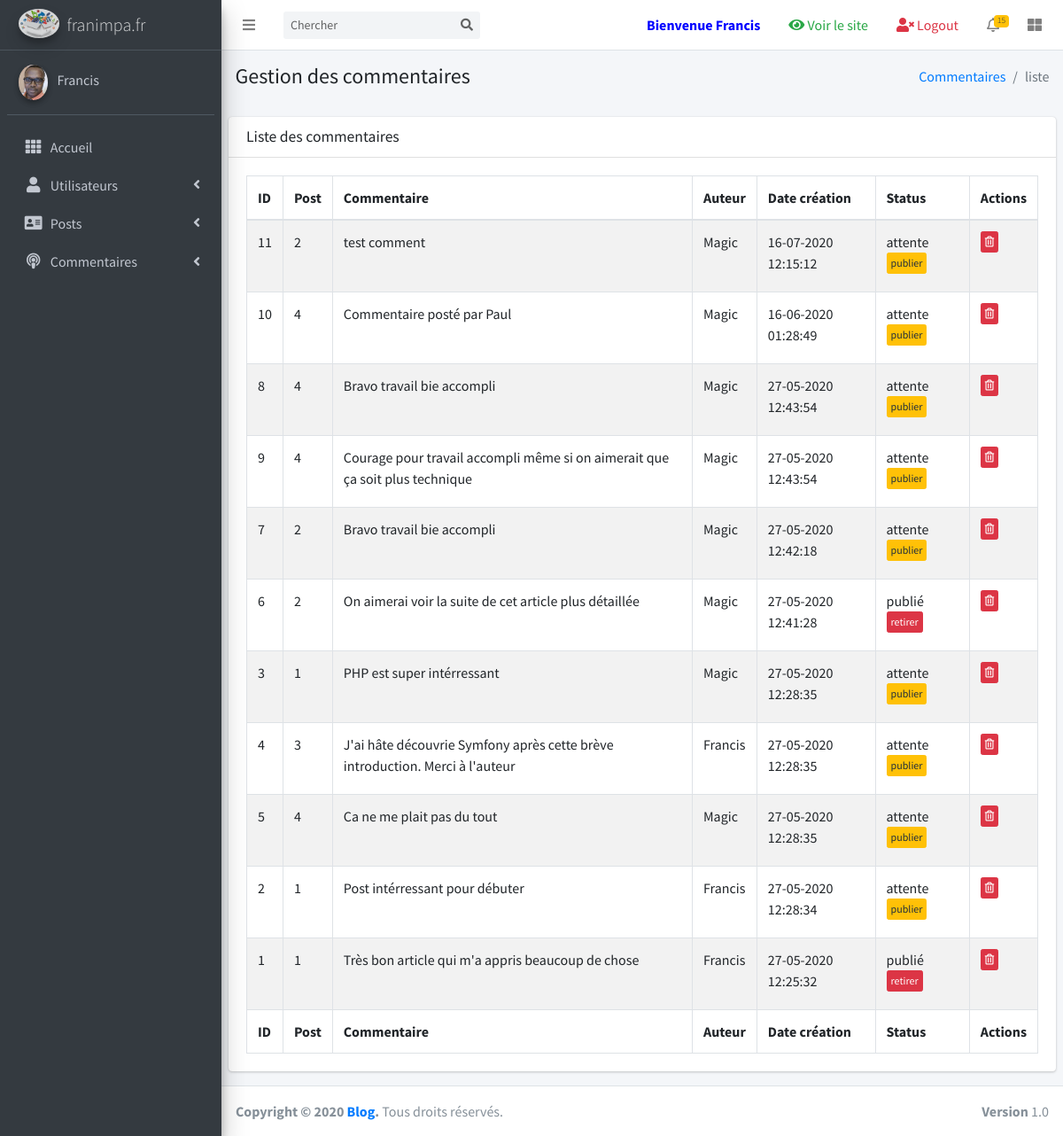
/comment/index (signed in), run on an earlier commit of the app's database.
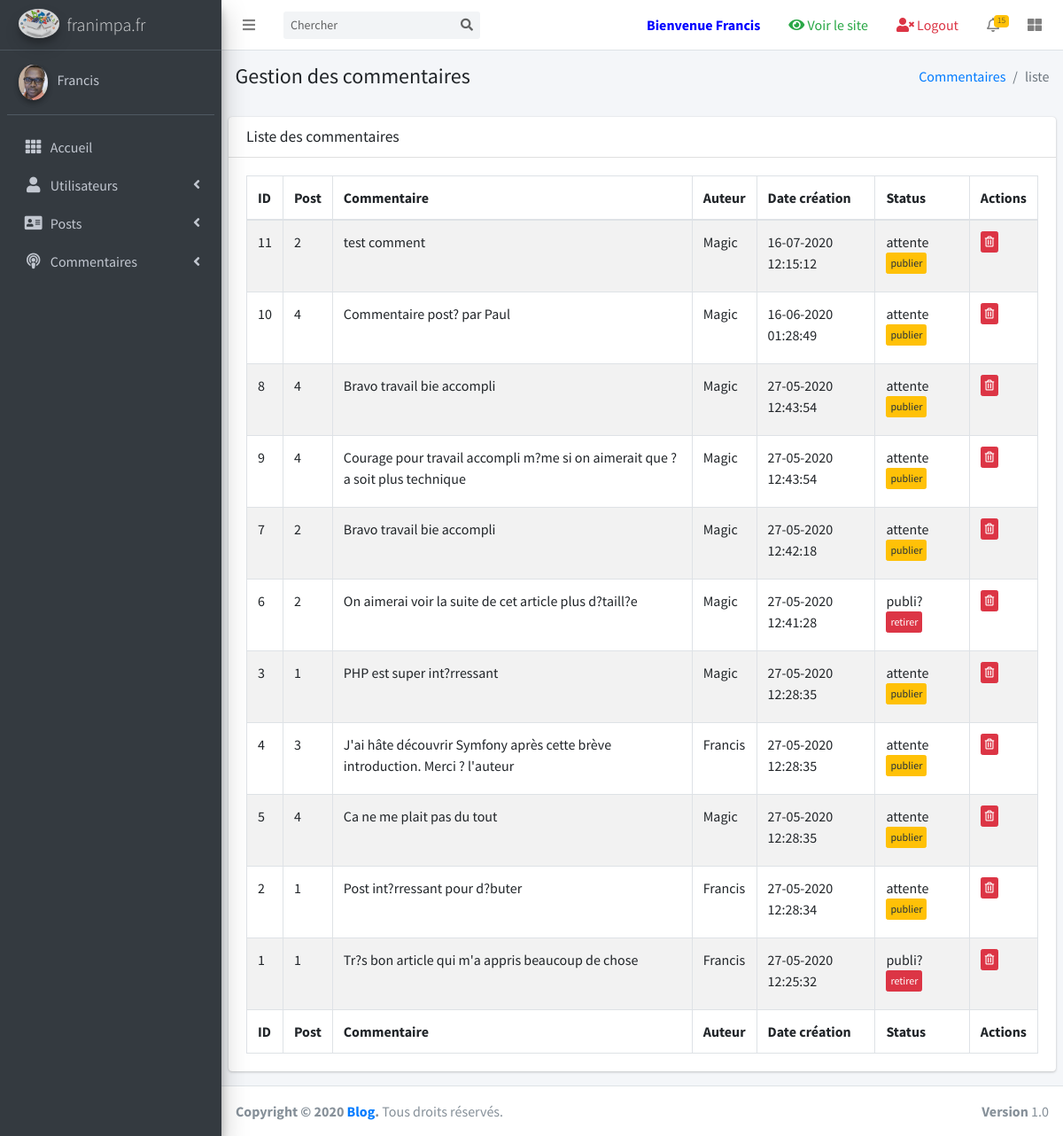
And on a later commit of the database.
### tables this page shows
CREATE TABLE `comments` (
  `id` int(11) NOT NULL,
  `postid` int(11) NOT NULL,
  `message` text NOT NULL,
  `authorId` int(11) NOT NULL,
  `createdAt` datetime NOT NULL DEFAULT CURRENT_TIMESTAMP,
  `status` varchar(50) NOT NULL DEFAULT 'attente'
);

CREATE TABLE `users` (
  `id` int(11) NOT NULL,
  `firstname` varchar(50) NOT NULL,
  `lastname` varchar(50) NOT NULL,
  `email` varchar(100) NOT NULL,
  `password` varchar(250) NOT NULL,
  `profile` varchar(20) NOT NULL DEFAULT 'standard',
  `newpwd` tinyint(1) NOT NULL DEFAULT '0',
  `updatedAt` datetime NOT NULL DEFAULT CURRENT_TIMESTAMP,
  `token` varchar(250) NOT NULL
);

### controllers/CommentController.php (called while the page is built, shortened)
<?php
class CommentController extends Controller
{
    public function __construct()
    {
        $this->commentManager = $this->loadModel('CommentManager');
    }
    public function index()
    {
        $comments = $this->commentManager->findAll();
        $this->render('admin/commentAdmin', ['comments'=> $comments]);
    }
}

### core/Router.php (called while the page is built, shortened)
<?php
require_once 'HttpRequest.php';
require_once 'Token.php';
require_once 'Validator.php';
require_once($_ENV['APPROOT_REQUIRE'].'core/Controller.php');
$request = new HttpRequest();
if (!$request->getKeyExists('uc')) {
    $url[0] = "home";
} else {
    $url = explode('/',filter_var($request->getGet('uc'),FILTER_SANITIZE_URL));
}
try {
    $controller = new $controller();
    $action = $url[1] ?? "index";
    $controller->$action();
} catch(Exception $e) {
    header('Location: '. $_ENV['URL_PATH'].'home/page404');
}

### index.php (called while the page is built)
<?php
require_once 'core/Router.php';

### models/CommentManager.php (called while the page is built, shortened)
<?php
class CommentManager extends Model
{
    public function findAll()
    {
        $pdo = $this->getPdo();
        $this->pdoStmt = $pdo->query('SELECT c.id, c.postid, c.message, u.firstname as author, c.createdAt, c.status FROM comments c INNER JOIN users u ON c.authorId = u.id ORDER BY c.createdAt DESC');
        $this->pdoStmt->execute();
        $comments = $this->pdoStmt->fetchAll(PDO::FETCH_OBJ);
        return $comments;
    }
}

### core/Validator.php (called while the page is built, shortened)
<?php
class Validator
{
    public static function escapingData($value)
    {
        $data = trim($value);
        $data = htmlspecialchars($data);
        return $data;
    }
}

### core/HttpRequest.php (called while the page is built, shortened)
<?php
class HttpRequest
{
    public function setServer($server)
    {
        return $this;
    }
    public function setPost($post)
    {
        return $this;
    }
    public function setSession($name, $value)
    {
        return $_SESSION[$name] = $value;
    }
}

### core/Token.php (called while the page is built, shortened)
<?php
class Token
{
    public static function generate()
    {
       return hash("sha512", microtime().rand(0,999999));
    }
}

### views/admin/commentAdminView.php (the view, shortened to what the changed rows need)
<?php $title = "Commentaires";
$csrf = $this->httpRequest->setSession('csrf', Token::generate());
ob_start(); ?>
  <div class="content-wrapper">
    <section class="content">
      <div class="row">
        <div class="col-12">
          <div class="card">
            <div class="card-body">
              <table id="example1" class="table table-bordered table-striped">
                <thead>
                  <tr>
                    <th>ID</th>
                    <th>Post</th>
                    <th>Commentaire</th>
                    <th>Auteur</th>
                    <th>Date création</th>
                    <th>Status</th>
                    <th>Actions</th>
                  </tr>
                </thead>
                <tbody>
                    <?php foreach($data['comments'] as $comment) : ?>
                        <tr>
                            <td><?=$comment->id;?></td>
                            <td><?=$comment->postid;?></td>
                            <td><?=$comment->message;?></td>
                            <td><?=$comment->author;?></td>
                            <td><?=date_format(new DateTime($comment->createdAt),"d-m-Y H:i:s");?></td>
                            <td>
                              <?=$comment->status;?>
                              <?php if ($comment->status=='attente')
                              { ?>
                              <a href="<?=Validator::escapingData($this->env['URL_PATH'])?>comment/publish/<?=$comment->id . '&token=' . $csrf;?>" class="btn btn-xs btn-warning mb-2">publier</a>
                              <?php } else { ?>
                                <a href="<?=Validator::escapingData($this->env['URL_PATH'])?>comment/unPublish/<?=$comment->id . '&token=' . $csrf;?>" class="btn btn-xs btn-danger mb-2">retirer</a>
                              <?php } ?>
                             </td>
                            <td>
                              <a href="<?=Validator::escapingData($this->env['URL_PATH'])?>comment/delete/<?=$comment->id . '&token=' . $csrf; ?>" class="btn btn-xs btn-danger mb-2"><i class="far fa-trash-alt"></i></a>
                            </td>
                        </tr>
                    <?php endforeach ; ?>
                </tbody>
                <tfoot>
                <tr>
                <th>ID</th>
                    <th>Post</th>
                    <th>Commentaire</th>
                    <th>Auteur</th>
                    <th>Date création</th>
                    <th>Status</th>
                    <th>Actions</th>
                </tr>
                </tfoot>
              </table>
            </div>
          </div>
        </div>
      </div>
    </section>
  </div>
<?php require_once 'admin_template.php'; ?>

What changed in the data, as far as the page shows it:
changed comments id 10: message "Commentaire posté par Paul" → "Commentaire post? par Paul"
changed comments id 9: message "Courage pour travail accompli même si on aimerait que ça soit plus technique" → "Courage pour travail accompli m?me si on aimerait que ?a soit plus technique"
changed comments id 6: message "On aimerai voir la suite de cet article plus détaillée" → "On aimerai voir la suite de cet article plus d?taill?e"; status "publié" → "publi?"
changed comments id 3: message "PHP est super intérressant" → "PHP est super int?rressant"
changed comments id 4: message "J'ai hâte découvrie Symfony après cette brève introduction. Merci à l'auteur" → "J'ai hâte découvrir Symfony après cette brève introduction. Merci ? l'auteur"
changed comments id 2: message "Post intérressant pour débuter" → "Post int?rressant pour d?buter"
changed comments id 1: message "Très bon article qui m'a appris beaucoup de chose" → "Tr?s bon article qui m'a appris beaucoup de chose"; status "publié" → "publi?"
